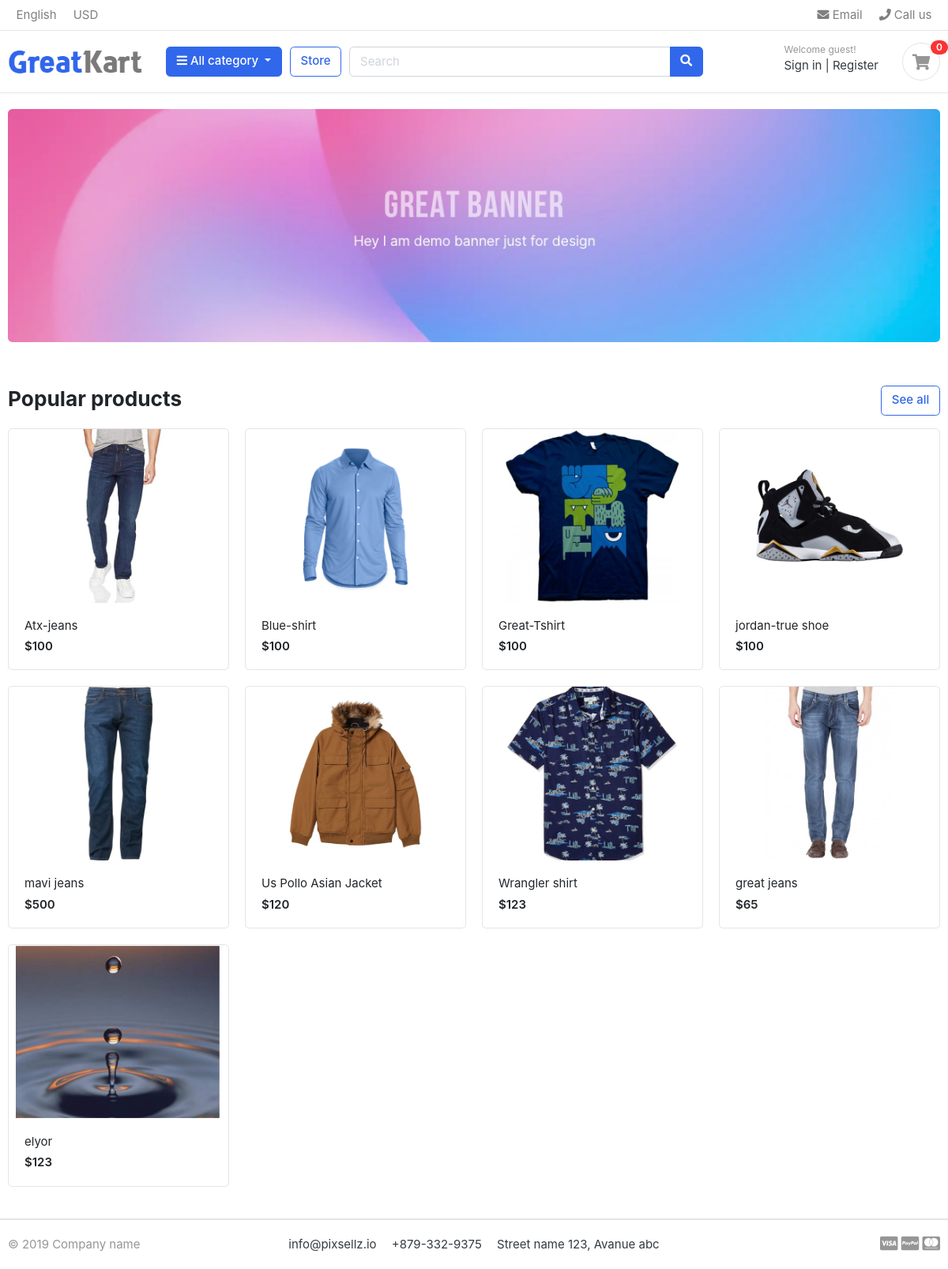
The page / on the database its author committed.
### store/models.py (models this page shows, shortened)
class Product(models.Model):
    name = models.CharField(max_length=100, unique=True)
    slug = models.SlugField(max_length=100, unique=True)
    description = models.TextField(max_length=500, blank=True)
    price = models.IntegerField()
    image = models.ImageField(upload_to = 'photo/products')
    stock = models.IntegerField()
    is_available = models.BooleanField(default=True)
    category = models.ForeignKey(Category, on_delete=models.CASCADE)
    created_date = models.DateTimeField(auto_now_add=True)
    modified_date = models.DateTimeField(auto_now=True)
    def get_url(self):
        return  reverse('product_detail',args=[self.category.slug,self.slug])

### ecommerce/views.py (the view)
# urls.py: path('',home_page,name='home'),
def home_page(request):
    products=Product.objects.filter(is_available=True)
    context={
        'products':products
    }
    return render(request,'home.html',context)

### category/context_processors.py (called while the page is built)
def menu_links(request):
    categories = Category.objects.all()
    return dict(categories=categories)

### category/models.py (called while the page is built)
    def get_url(self):
        return  reverse('product_by_category',args=[self.slug])

### templates/home.html
{% extends 'base.html' %}
{% load static %}
{% block content %}
    <section class="section-intro padding-y-sm">
<div class="container">
<div class="intro-banner-wrap">
	<img src="{% static 'images/banners/1.jpg' %}" class="img-fluid rounded">
</div>
</div>
</section>
<section class="section-name padding-y-sm">
<div class="container">
<header class="section-heading">
	<a href="{% url 'store' %}" class="btn btn-outline-primary float-right">See all</a>
	<h3 class="section-title">Popular products</h3>
</header>
<div class="row">
 {% for  product in products %}
	<div class="col-md-3">
		<div class="card card-product-grid">
			<a href="{{ product.get_url }} " class="img-wrap"> <img src="{{ product.image.url }}"> </a>
			<figcaption class="info-wrap">
				<a href="{{ product.get_url }}" class="title">{{ product.name }}</a>
				<div class="price mt-1">${{ product.price }}</div>
			</figcaption>
		</div>
	</div>
 {% endfor %}
</div>
</div>
</section>
{% endblock content %}

### static/css/ui.css (style rules this page uses)
html { font-family: "Inter", sans-serif; font-size: 15px; }
.img-wrap { text-align: center; display: block; }
.img-wrap img { max-width: 100%; }
.padding-y-sm { padding-top: 20px; padding-bottom: 20px; }
.section-heading { margin-bottom: 20px; margin-top: 15px; }
.section-title { color: #212529; }
[class*=card-product] a.title { color: #212529; display: block; }
[class*=card-product] .img-wrap { overflow: hidden; position: relative; }
[class*=card-product] .img-wrap img { height: 100%; max-width: 100%; width: auto; display: inline-block; -o-object-fit: cover; object-fit: cover; }
.card-product-grid { margin-bottom: 20px; }
.card-product-grid .img-wrap { border-radius: 0.2rem 0.2rem 0 0; height: 220px; }
.card-product-grid .info-wrap { overflow: hidden; padding: 18px 20px; }
.card .img-wrap { overflow: hidden; }
.price { font-weight: 600; color: #212529; }

### rows shown on the page
Product: image (picture), name "Atx-jeans", price "100"
Product: image (picture), name "Blue-shirt", price "100"
Product: image (picture), name "Great-Tshirt", price "100"
Product: image (picture), name "jordan-true shoe", price "100"
Product: image (picture), name "mavi jeans", price "500"
Product: image (picture), name "Us Pollo Asian Jacket", price "120"
Product: image (picture), name "Wrangler shirt", price "123"
Product: image (picture), name "great jeans", price "65"
Product: image (picture), name "elyor", price "123"
